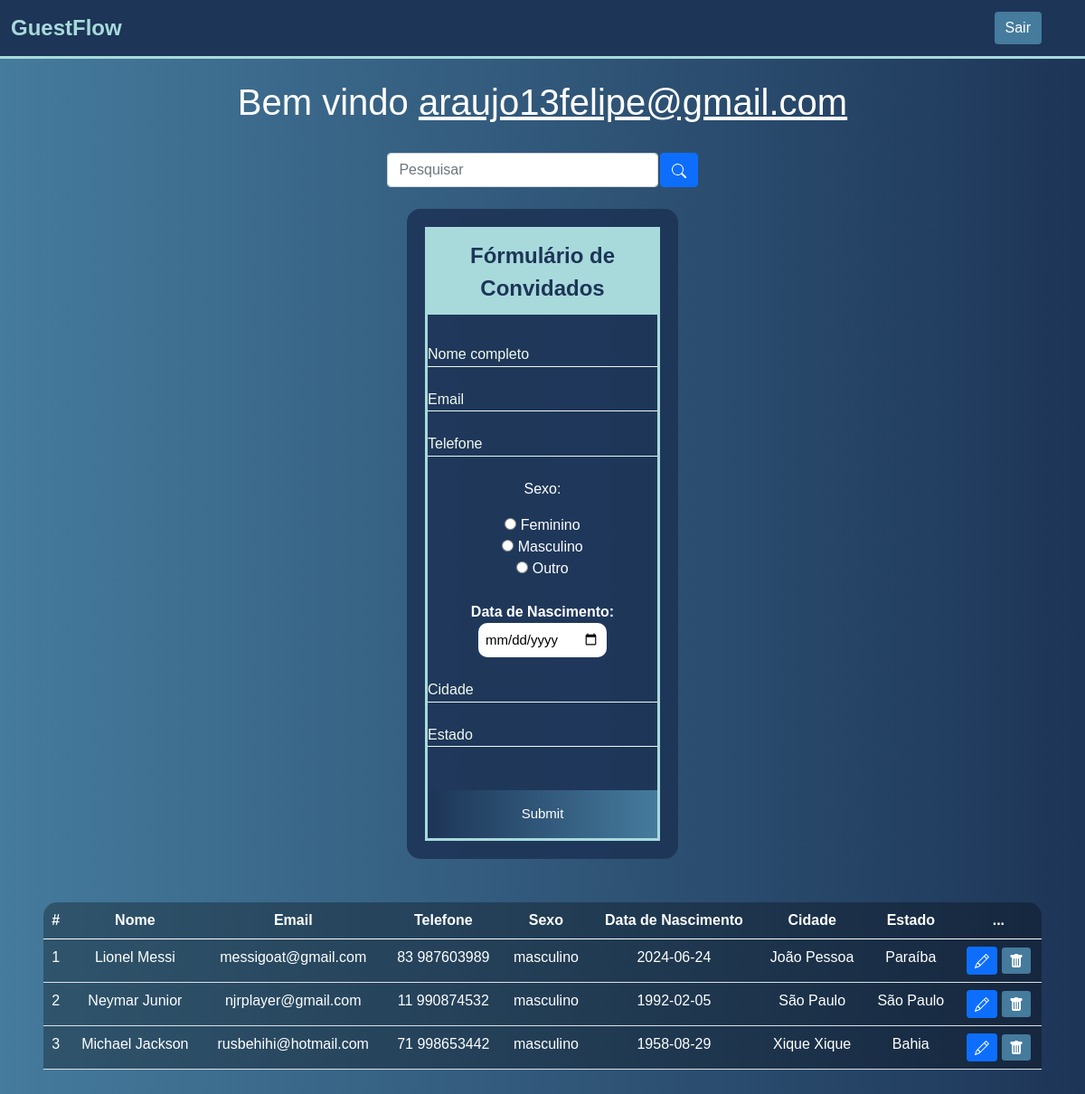
/sistema.php (signed in), run on the app's committed database.
### tables this page shows
CREATE TABLE `usuarios2` (
  `id` int(11) NOT NULL AUTO_INCREMENT,
  `nome` varchar(45) NOT NULL,
  `email` varchar(110) NOT NULL,
  `telefone` varchar(15) NOT NULL,
  `sexo` varchar(15) NOT NULL,
  `data_nasc` date NOT NULL,
  `cidade` varchar(45) NOT NULL,
  `estado` varchar(45) NOT NULL,
  PRIMARY KEY (`id`)
);

### sistema.php (the view, shortened to what this page needs)
<?php
    include_once('config.php');
    $logado = $_SESSION['email'];
    if(!empty($_GET['search']))
    {
        $data = $_GET['search'];
        $sql = "SELECT * FROM usuarios2 WHERE id LIKE '%$data%' or nome LIKE '%$data%' or email LIKE '%$data%' ORDER BY id DESC";
    }
    else
    {
        $sql = "SELECT * FROM usuarios2 ORDER BY id ASC";
    }
    $result = $conexao->query($sql);
?>
<!DOCTYPE html>
<html lang="en">
<head>
    <link href="https://cdn.jsdelivr.net/npm/bootstrap@5.0.2/dist/css/bootstrap.min.css" rel="stylesheet">
</head>
<body>
    <nav class="navbar navbar-expand-lg navbar-dark bg-primary">
        <div class="container-fluid">
            <a class="navbar-brand" href="#">GuestFlow</a>
        </div>
        <div class="d-flex">
            <a href="sair.php" class="btn btn-danger me-5">Sair</a>
        </div>
    </nav>
    <br>
    <?php
        echo "<h1>Bem vindo <u>$logado</u></h1>";
    ?>
    <br>
    <div class="box-search">
        <input type="search" class="form-control w-25" placeholder="Pesquisar" id="pesquisar">
        <button onclick="searchData()" class="btn btn-primary">
        </button>
    </div>
    <br>
    <div class="box">
        <form action="sistema.php" method="POST">
            <fieldset>
                <legend><b>Fórmulário de Convidados</b></legend>
                <br><br>
                <div class="inputBox">
                    <input type="text" name="nome" id="nome" class="inputUser" required>
                    <label for="nome" class="labelInput">Nome completo</label>
                </div>
                <br>
                <div class="inputBox">
                    <input type="text" name="email" id="email" class="inputUser" required>
                    <label for="email" class="labelInput">Email</label>
                </div>
                <br>
                <div class="inputBox">
                    <input type="tel" name="telefone" id="telefone" class="inputUser" required>
                    <label for="telefone" class="labelInput">Telefone</label>
                </div>
                <br>
                <p>Sexo:</p>
                <input type="radio" id="feminino" name="genero" value="feminino" required>
                <label for="feminino">Feminino</label>
                <br>
                <input type="radio" id="masculino" name="genero" value="masculino" required>
                <label for="masculino">Masculino</label>
                <br>
                <input type="radio" id="outro" name="genero" value="outro" required>
                <label for="outro">Outro</label>
                <br><br>
                <label for="data_nascimento"><b>Data de Nascimento:</b></label>
                <input type="date" name="data_nascimento" id="data_nascimento" required>
                <br><br>
                <div class="inputBox">
                    <input type="text" name="cidade" id="cidade" class="inputUser" required>
                    <label for="cidade" class="labelInput">Cidade</label>
                </div>
                <br>
                <div class="inputBox">
                    <input type="text" name="estado" id="estado" class="inputUser" required>
                    <label for="estado" class="labelInput">Estado</label>
                </div>
                <br><br>
                <input type="submit" name="submit" id="submit">
            </fieldset>
        </form>
    </div>
    <div class="m-5">
        <table class="table text-white table-bg">
            <thead>
                <tr>
                    <th scope="col">#</th>
                    <th scope="col">Nome</th>
                    <th scope="col">Email</th>
                    <th scope="col">Telefone</th>
                    <th scope="col">Sexo</th>
                    <th scope="col">Data de Nascimento</th>
                    <th scope="col">Cidade</th>
                    <th scope="col">Estado</th>
                    <th scope="col">...</th>
                </tr>
            </thead>
            <tbody>
                <?php
                    while($user_data = mysqli_fetch_assoc($result)) {
                        echo "<tr>";
                        echo "<td>".$user_data['id']."</td>";
                        echo "<td>".$user_data['nome']."</td>";
                        echo "<td>".$user_data['email']."</td>";
                        echo "<td>".$user_data['telefone']."</td>";
                        echo "<td>".$user_data['sexo']."</td>";
                        echo "<td>".$user_data['data_nasc']."</td>";
                        echo "<td>".$user_data['cidade']."</td>";
                        echo "<td>".$user_data['estado']."</td>";
                        echo "<td>
                        <a class='btn btn-sm btn-primary' href='edit.php?id=$user_data[id]' title='Editar'>
                            <svg xmlns='http://www.w3.org/2000/svg' width='16' height='16' fill='currentColor' class='bi bi-pencil' viewBox='0 0 16 16'>
                                <path d='M12.146.146a.5.5 0 0 1 .708 0l3 3a.5.5 0 0 1 0 .708l-10 10a.5.5 0 0 1-.168.11l-5 2a.5.5 0 0 1-.65-.65l2-5a.5.5 0 0 1 .11-.168l10-10zM11.207 2.5 13.5 4.793 14.793 3.5 12.5 1.207 11.207 2.5zm1.586 3L10.5 3.207 4 9.707V10h.5a.5.5 0 0 1 .5.5v.5h.5a.5.5 0 0 1 .5.5v.5h.293l6.5-6.5zm-9.761 5.175-.106.106-1.528 3.821 3.821-1.528.106-.106A.5.5 0 0 1 5 12.5V12h-.5a.5.5 0 0 1-.5-.5V11h-.5a.5.5 0 0 1-.468-.325z'/>
                            </svg>
                            </a>
                            <a class='btn btn-sm btn-danger' href='delete.php?id=$user_data[id]' title='Deletar'>
                                <svg xmlns='http://www.w3.org/2000/svg' width='16' height='16' fill='currentColor' class='bi bi-trash-fill' viewBox='0 0 16 16'>
                                    <path d='M2.5 1a1 1 0 0 0-1 1v1a1 1 0 0 0 1 1H3v9a2 2 0 0 0 2 2h6a2 2 0 0 0 2-2V4h.5a1 1 0 0 0 1-1V2a1 1 0 0 0-1-1H10a1 1 0 0 0-1-1H7a1 1 0 0 0-1 1H2.5zm3 4a.5.5 0 0 1 .5.5v7a.5.5 0 0 1-1 0v-7a.5.5 0 0 1 .5-.5zM8 5a.5.5 0 0 1 .5.5v7a.5.5 0 0 1-1 0v-7A.5.5 0 0 1 8 5zm3 .5v7a.5.5 0 0 1-1 0v-7a.5.5 0 0 1 1 0z'/>
                                </svg>
                            </a>
                            </td>";
                        echo "</tr>";
                    }
                    ?>
            </tbody>
        </table>
    </div>
</body>
</html>

### sistema.php (style rules this page uses)
body { font-family: Arial, Helvetica, sans-serif; background: linear-gradient(to right, #457B9D, #1D3557); color: #FFFFFF; text-align: center; }
.box { color: #FFFFFF; margin: auto; background-color: rgba(29, 53, 87, 0.9); padding: 20px; border-radius: 15px; width: 25%; }
fieldset { border: 3px solid #A8DADC; }
legend { border: 1px solid #A8DADC; padding: 10px; text-align: center; background-color: #A8DADC; color: #1D3557; }
.inputBox { position: relative; }
.inputUser { background: none; border: none; border-bottom: 1px solid #F1FAEE; outline: none; color: #F1FAEE; font-size: 15px; width: 100%; letter-spacing: 2px; }
.labelInput { position: absolute; top: 0px; left: 0px; pointer-events: none; transition: .5s; color: #F1FAEE; }
#data_nascimento { border: none; padding: 8px; border-radius: 10px; outline: none; font-size: 15px; }
#submit { background-image: linear-gradient(to right, #1D3557, #457B9D); width: 100%; border: none; padding: 15px; color: #FFFFFF; font-size: 15px; cursor: pointer; }
.table-bg { background: rgba(0, 0, 0, 0.3); border-radius: 15px 15px 0 0; }
.box-search { display: flex; justify-content: center; gap: .1%; }
.navbar { background-color: #1D3557 !important; border-bottom: 3px solid #A8DADC; }
.navbar-brand { color: #A8DADC !important; font-weight: bold; font-size: 1.5rem; }
.btn-danger { background-color: #457B9D; border: none; color: #FFFFFF; }

### data on the page
usuarios2: id "1", nome "Lionel Messi", email "messigoat@gmail.com", telefone "83 987603989", sexo "masculino", data_nasc "2024-06-24", cidade "João Pessoa", estado "Paraíba"
usuarios2: id "2", nome "Neymar Junior", email "njrplayer@gmail.com", telefone "11 990874532", sexo "masculino", data_nasc "1992-02-05", cidade "São Paulo", estado "São Paulo"
usuarios2: id "3", nome "Michael Jackson", email "rusbehihi@hotmail.com", telefone "71 998653442", sexo "masculino", data_nasc "1958-08-29", cidade "Xique Xique", estado "Bahia"

### other printed values
$logado "araujo13felipe@gmail.com"
